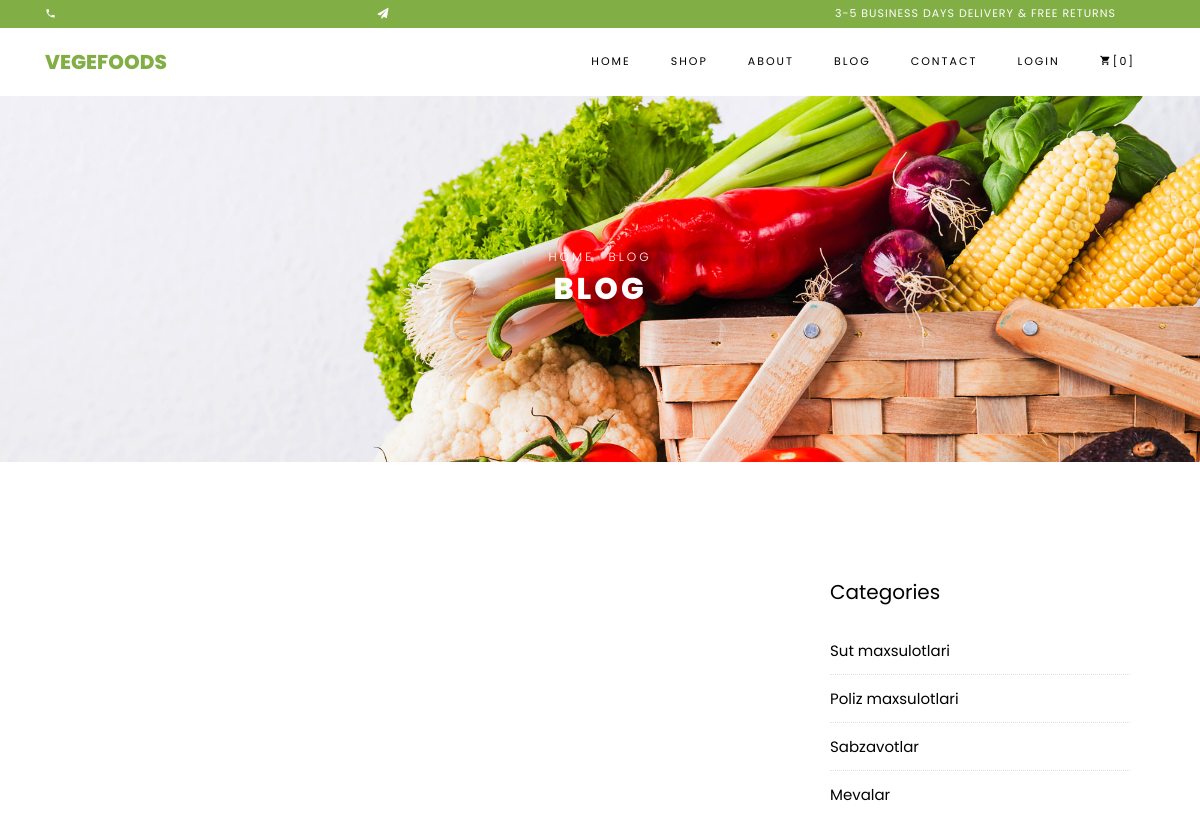
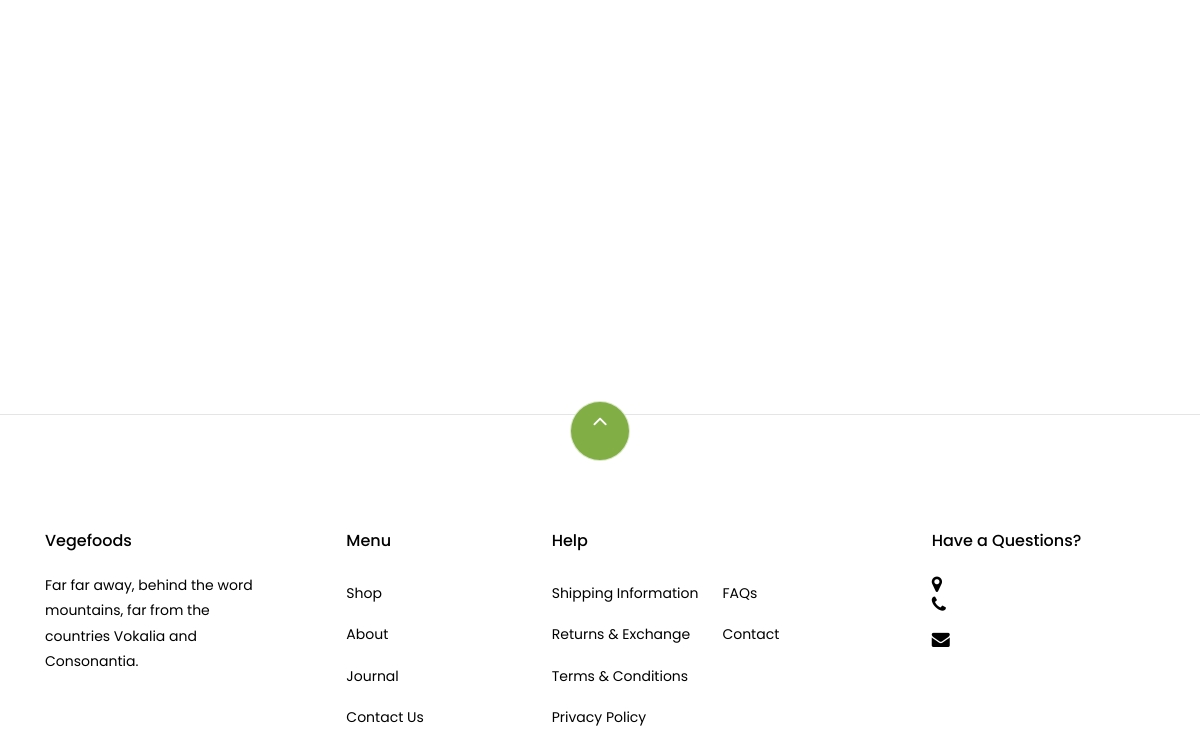
/blog/, run on an earlier commit of the app's database (2 pictures, top to bottom).
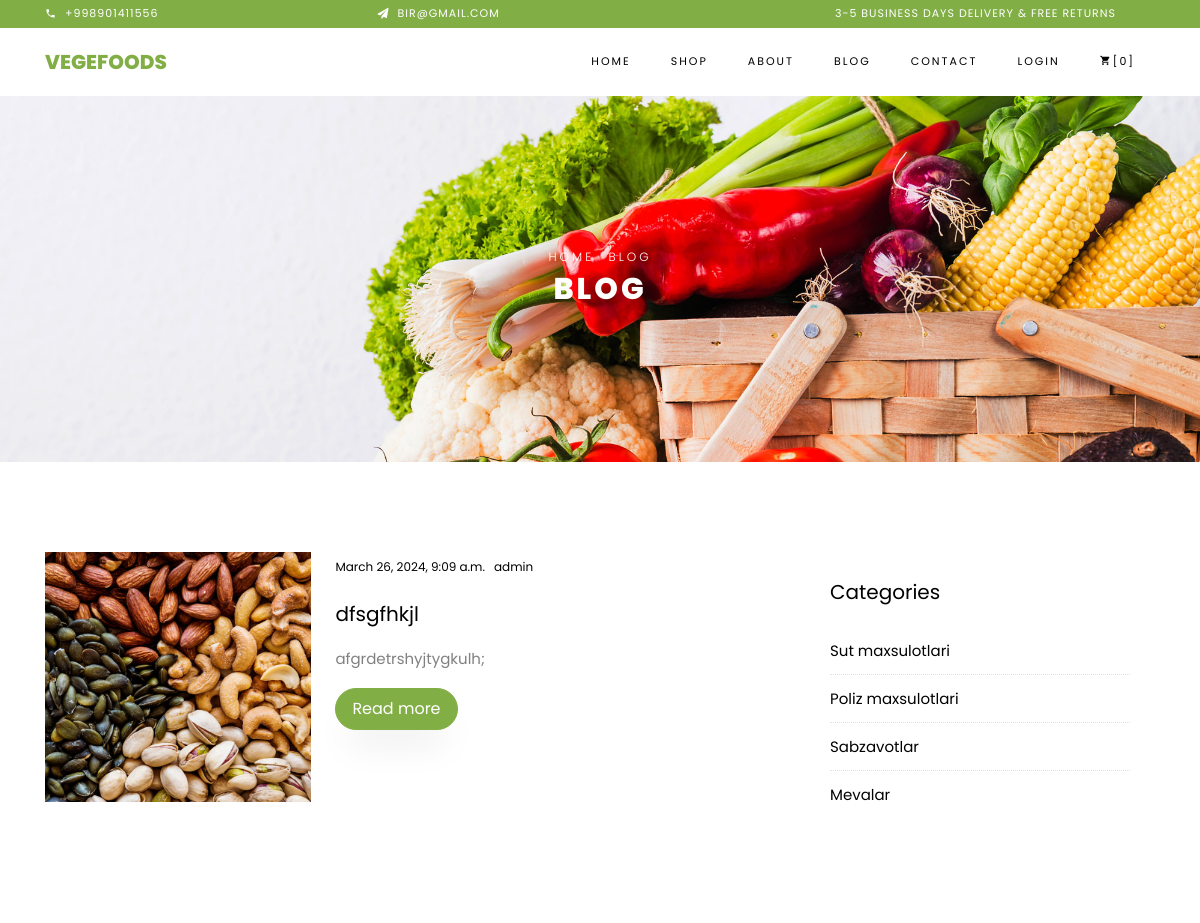
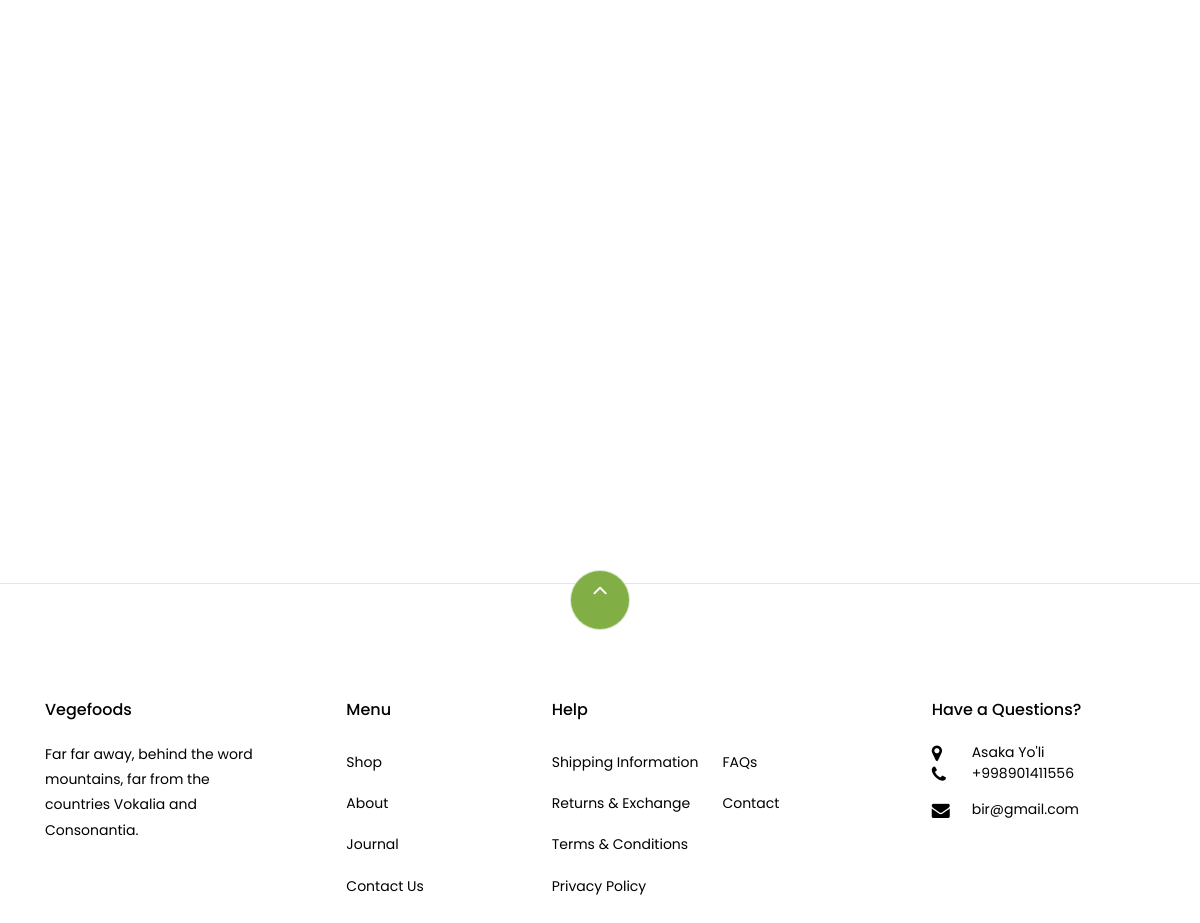
And on a later commit of the database (2 pictures, top to bottom).
### main/models.py (models this page shows, shortened)
class Category(models.Model):
    images = models.ImageField(upload_to='category_images')
    name = models.CharField(max_length=100)

class Info(models.Model):
    address = models.CharField(max_length=255)
    phone_number = models.CharField(max_length=15)
    email = models.CharField(max_length=255)
    website = models.CharField(max_length=200)

class Blog(models.Model):
    user = models.ForeignKey(to=User, on_delete=models.CASCADE)
    title = models.CharField(max_length=150)
    text = models.TextField()
    text2 = models.TextField()
    image = models.ImageField(upload_to='blog_images/', null=True, blank=True)
    tag = models.ManyToManyField(to=Tag, blank=True)
    created_at = models.DateTimeField(auto_now=True)

class User(AbstractUser):
    phone_number = models.CharField(max_length=20, null=True, blank=True)
    mobile_number = models.CharField(max_length=20, null=True, blank=True)
    address = models.CharField(max_length=255)
    class Meta:
        swappable = 'AUTH_USER_MODEL'
        verbose_name = 'User'
        verbose_name_plural = 'Users'
    def __str__(self):
        return self.username

### main/views.py (the view)
# urls.py: path('blog/',blog_view , name='blog_url'),
def blog_view(request):
    if request.user.is_authenticated:
        user = request.user
        basket = Basket.objects.filter(user_id=user.id).count()
    else:
        basket = 0
    context = {
        'blog':Blog.objects.all().order_by('-id')[:4],
        'category':Category.objects.all().order_by('-id')[:4],
        'tag':Tag.objects.all().order_by('-id')[:7],
        'basket': basket,
        'contact': Info.objects.last()
    }
    return render(request,'blog.html', context)

### template/blog.html (shortened to what this page needs)
{% extends 'base.html' %}
{% block content %}
{% load static %}
    <div class="hero-wrap hero-bread" style="background-image: url({% static 'images/bg_1.jpg' %})">
      <div class="container">
        <div class="row no-gutters slider-text align-items-center justify-content-center">
          <div class="col-md-9 ftco-animate text-center">
          	<p class="breadcrumbs"><span class="mr-2"><a href="{% url 'index_url' %}">Home</a></span> <span>Blog</span></p>
            <h1 class="mb-0 bread">Blog</h1>
          </div>
        </div>
      </div>
    </div>
    <section class="ftco-section ftco-degree-bg">
      <div class="container">
        <div class="row">
          <div class="col-lg-8 ftco-animate">
			  <div class="row">
				  {% for i in blog %}
				  <div class="col-md-12 d-flex ftco-animate">
		            <div class="blog-entry align-self-stretch d-md-flex">
		              <a href="{% url 'blog_single_url' i.pk %}" class="block-20" style="background-image: url('{{ i.image.url }}');">
		              </a>
		              <div class="text d-block pl-md-4">
		              	<div class="meta mb-3">
		                  <div><a href="{% url 'blog_single_url' i.pk %}">{{ i.created_at }}</a></div>
		                  <div><a href="{% url 'blog_single_url' i.pk %}">{{ i.user }}</a></div>
		                </div>
		                <h3 class="heading"><a href="{% url 'blog_single_url' i.pk %}">{{ i.title }}</a></h3>
		                <p>{{ i.text }}</p>
		                <p><a href="{% url 'blog_single_url' i.pk %}" class="btn btn-primary py-2 px-3">Read more</a></p>
		              </div>
		            </div>
		          </div>
		          {% endfor %}
						</div>
          </div>
          <div class="col-lg-4 sidebar ftco-animate">
            <div class="sidebar-box ftco-animate">
                <h3 class="heading">Categories</h3>
              <ul class="categories">
                  {% for i in category %}
                <li><a href="/shop/?category={{i.name}}">{{ i.name }} </a></li>
                  {% endfor %}
              </ul>
            </div>
          </div>
        </div>
      </div>
    </section>
{% endblock %}

### template/base.html (shortened to what the changed rows need)
{% load static %}
<!DOCTYPE html>
<html lang="en">
  <head>
    <link rel="stylesheet" href="{% static 'css/open-iconic-bootstrap.min.css' %}">
    <link rel="stylesheet" href="{% static 'css/animate.css' %}">
    <link rel="stylesheet" href="{% static 'css/owl.carousel.min.css' %}">
    <link rel="stylesheet" href="{% static 'css/owl.theme.default.min.css' %}">
    <link rel="stylesheet" href="{% static 'css/magnific-popup.css' %}">
    <link rel="stylesheet" href="{% static 'css/aos.css' %}">
    <link rel="stylesheet" href="{% static 'css/ionicons.min.css' %}">
    <link rel="stylesheet" href="{% static 'css/bootstrap-datepicker.css' %}">
    <link rel="stylesheet" href="{% static 'css/jquery.timepicker.css' %}">
    <link rel="stylesheet" href="{% static 'css/flaticon.css' %}">
    <link rel="stylesheet" href="{% static 'css/icomoon.css' %}">
    <link rel="stylesheet" href="{% static 'css/style.css' %}">
  </head>
  <body class="goto-here">
		<div class="py-1 bg-primary">
    	<div class="container">
    		<div class="row no-gutters d-flex align-items-start align-items-center px-md-0">
	    		<div class="col-lg-12 d-block">
		    		<div class="row d-flex">
		    			<div class="col-md pr-4 d-flex topper align-items-center">
					    	<div class="icon mr-2 d-flex justify-content-center align-items-center"><span class="icon-phone2"></span></div>
						    <span class="text">{{contact.phone_number}}</span>
					    </div>
					    <div class="col-md pr-4 d-flex topper align-items-center">
					    	<div class="icon mr-2 d-flex justify-content-center align-items-center"><span class="icon-paper-plane"></span></div>
						    <span class="text">{{contact.email}}</span>
					    </div>
				    </div>
			    </div>
		    </div>
		  </div>
    </div>
{% block content %}
{% endblock %}
    <footer class="ftco-footer ftco-section">
      <div class="container">
        <div class="row mb-5">
          <div class="col-md">
            <div class="ftco-footer-widget mb-4">
              <h2 class="ftco-heading-2">Vegefoods</h2>
            </div>
          </div>
          <div class="col-md">
            <div class="ftco-footer-widget mb-4 ml-md-5">
              <h2 class="ftco-heading-2">Menu</h2>
            </div>
          </div>
          <div class="col-md-4">
             <div class="ftco-footer-widget mb-4">
              <h2 class="ftco-heading-2">Help</h2>
            </div>
          </div>
          <div class="col-md">
            <div class="ftco-footer-widget mb-4">
            	<h2 class="ftco-heading-2">Have a Questions?</h2>
            	<div class="block-23 mb-3">
	              <ul>
	                <li><span class="icon icon-map-marker"></span><span class="text">{{contact.address}}</span></li>
	                <li><a href="#"><span class="icon icon-phone"></span><span class="text">{{contact.phone_number}}</span></a></li>
	                <li><a href="#"><span class="icon icon-envelope"></span><span class="text">{{contact.email}}</span></a></li>
	              </ul>
	            </div>
            </div>
          </div>
        </div>
      </div>
    </footer>
  </body>
</html>

What changed in the data, as far as the page shows it:
added Info: phone_number "+998901411556", email "BIR@GMAIL.COM", address "Asaka Yo'li", email "bir@gmail.com"
added Blog: image (picture), created_at "March 26, 2024, 9:09 a.m.", user "admin", title "dfsgfhkjl", text "afgrdetrshyjtygkulh;"
